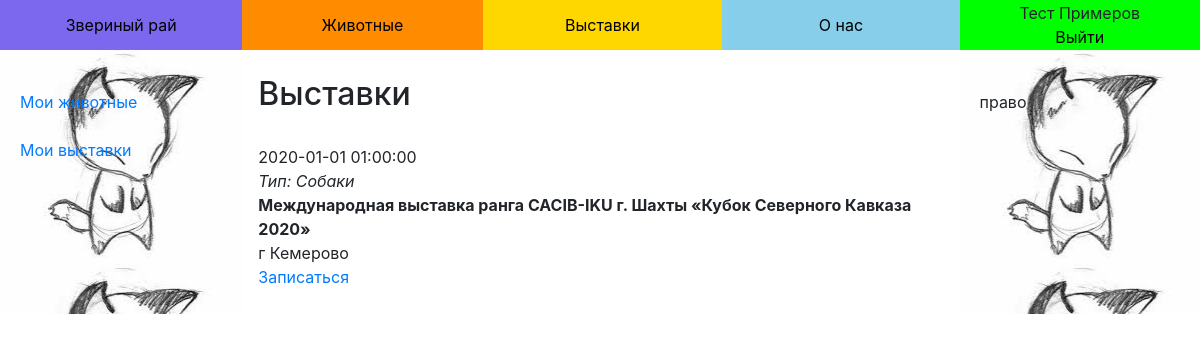
/exhibitions (signed in), run on the app's committed database.
### data/users.py (models this page shows, shortened)
class User(SqlAlchemyBase, UserMixin, CRUDMixin):
    __tablename__ = 'users'
    first_name = sqlalchemy.Column(sqlalchemy.String)
    last_name = sqlalchemy.Column(sqlalchemy.String)
    email = sqlalchemy.Column(sqlalchemy.String, index=True, unique=True)
    hashed_password = sqlalchemy.Column(sqlalchemy.String)
    role_id = sqlalchemy.Column(sqlalchemy.Integer)
    fillable = ['first_name', 'last_name', 'email']
    @property
    def is_admin(self):
        return self.role_id == ADMIN_ROLE

### data/exhibitions.py (models this page shows)
class Exhibition(SqlAlchemyBase, CRUDMixin):
    __tablename__ = 'exhibitions'
    name = sqlalchemy.Column(sqlalchemy.String)
    address = sqlalchemy.Column(sqlalchemy.String)
    date = sqlalchemy.Column(sqlalchemy.DateTime)
    about = sqlalchemy.Column(sqlalchemy.String, nullable=True)
    animal_id = sqlalchemy.Column(sqlalchemy.Integer, sqlalchemy.ForeignKey("animals.id"))
    animal = orm.relation('Animal')
    pets = orm.relation("Pet", secondary='exhibition_pet', back_populates="exhibitions")

### data/animals.py (models this page shows)
class Animal(SqlAlchemyBase, CRUDMixin):
    __tablename__ = 'animals'
    name = sqlalchemy.Column(sqlalchemy.String)
    breeds = orm.relation("Breed", backref="animals")

### routes/public.py (the view)
@public.route('/exhibitions')
def exhibitions():
    all_exhibitions = Exhibition.query().order_by(Exhibition.date.desc()).all()
    return render_template('exhibitions.html', title='Выставки', exhibitions=all_exhibitions)

### data/mixins.py (called while the page is built)
    @classmethod
    def query(cls):
        return cls._db_session().query(cls)

    @classmethod
    def get(cls, id):
        return cls.query().get(id)

    @classmethod
    def _db_session(cls):
        if not hasattr(cls, 'db_session'):
            cls.db_session = db_session()
        return cls.db_session

### routes/utils.py (called while the page is built)
def user_loader(user_id):
    return User.get(user_id)

### templates/exhibitions.html
{% extends "base.html" %}
{% block content %}
    <h2>{{title}}</h2><br>
    {% for exhibition in exhibitions %}
        <div>
            {{ exhibition.date }} <br>
            <i>Тип: {{ exhibition.animal.name }}</i> <br>
            <b>{{ exhibition.name }}</b> <br>
            {{ exhibition.address }} <br>
            <a href="{{ url_for('public.order', id = exhibition.id) }}">Записаться</a>
        </div>
        <br>
    {% endfor %}
{% endblock %}

### templates/base.html (shortened to what this page needs)
<!DOCTYPE html>
<html lang="en">
  <head>
    <link rel="stylesheet"
          href="https://stackpath.bootstrapcdn.com/bootstrap/4.4.1/css/bootstrap.min.css"
 />
  </head>
  <body bgcolor="Khaki">
    <table width="100%" align="center">
      <tr id="menu">
        <td width="250px" height="50px" bgcolor="#7B68EE" align="center"><a href="/">Звериный рай</a></td>
        <td width="250px" height="50px" bgcolor="#FF8C00" align="center"><a href="{{ url_for('public.animals') }}"> Животные</a></td>
        <td width="250px" height="50px" bgcolor="#FFD700" align="center"><a href="{{ url_for('public.exhibitions') }}"> Выставки</a></td>
        <td width="250px" height="50px" bgcolor="#87CEEB" align="center"><a href="/about">О нас</a></td>
        <td width="250px" height="50px" bgcolor="#00FF00" align="center">
          {% if current_user.is_authenticated %}
            {{ current_user.first_name }} {{ current_user.last_name }}<br>
            <a href="/logout">Выйти</a>
          {% else %}
            <a href="/login">Вход</a> / <a href="/register">Регистрация</a>
          {% endif %}
        </td>
      </tr>
        <tr>
        <td class="field">
          {% if current_user.is_authenticated %}
            {% if current_user.is_admin %}
              <a href="{{url_for('admin.animals_view')}}">Животные</a><br><br>
              <a href="{{url_for('admin.breeds_view')}}">Породы</a><br><br>
              <a href="{{url_for('admin.exhibitions_view')}}">Выставки</a>
            {% else %}
              <a href="{{url_for('public.pets')}}">Мои животные</a><br><br>
              <a href="{{url_for('public.exs')}}">Мои выставки</a>
            {% endif %}
          {% endif %}
        </td>
        <td colspan="3" valign="top">
          <br>
          <main role="main" class="container">
              {% block content %} {% endblock %}
          </main>
        </td>
        <td class="field">
          право
        </td>
      </tr>
    </table>
  </body>
</html>

### templates/base.html (style rules this page uses)
body { margin: 0; padding: 0 }
#menu a { color: #000 }
.field { background: url(/static/images/field_bg.jpg) 50% 0; width: 250px; vertical-align: top; padding: 40px 20px }

### data on the page
User: first_name "Тест", last_name "Примеров"
Exhibition: date "2020-01-01 01:00:00", animal.name "Собаки", name "Международная выставка ранга CACIB-IKU г. Шахты «Кубок Северного Кавказа 2020»", address "г Кемерово"

### other printed values
{{ title }} "Выставки"
